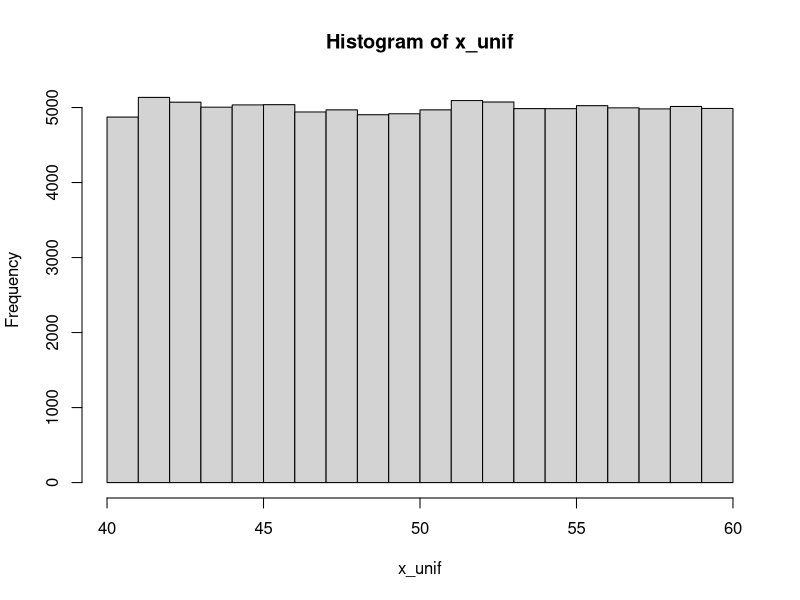
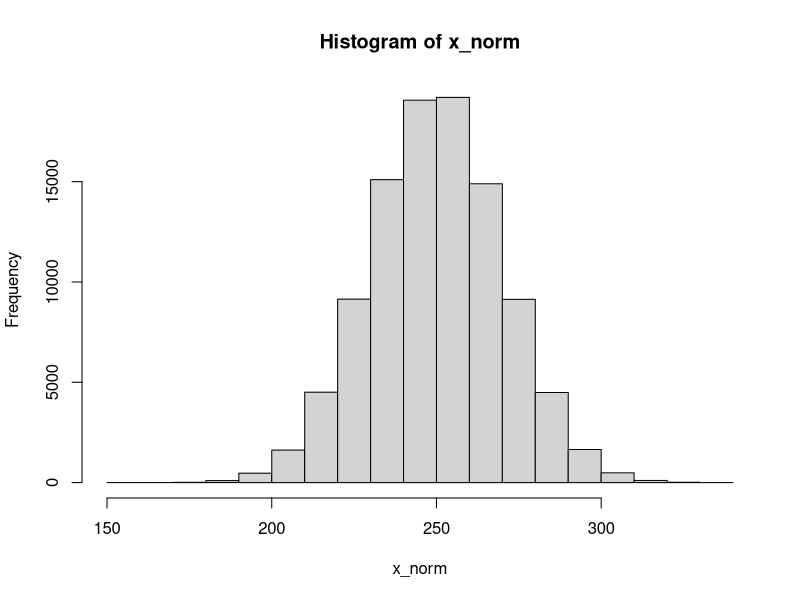

Generate these figures, in order, with R: (Note: this script raises an error after producing the figures.)
## ---- chunk 1
x <- 2
x
## ---- chunk 2
nums <- c(1,45,78)
cities <- c("Zürich", "上海", "Tehrān")
nums
cities
## ---- chunk 3
length(nums)
#如果无后续使用，没必要赋值一个变量；c(...)的计算结果就是一个向量，并直接传给`length()`函数
length(c("Guten Morgen")) 
## ---- chunk 4
cities_1 <- c("Zürich", "上海", "Tehrān")
cities_2 <- c("大阪", "Poznań", "Екатеринбу́рг")

cities <- c(cities_1, cities_2, c("Jyväskylä", "부산", "เชียงใหม่"))

cities
## ---- chunk 5
x <- c("one", "two", "three", "four", "five", "six", "seven", "eight", "nine")
x[3]
## ---- chunk 6
x[c(2,5,9)] # 第2个，第5个，第9个元素
## ---- chunk 7
1:10 #从左边的数（包含）到右边的数（包含），即1:10
## ---- chunk 8
x[3:6]
## ---- chunk 9
y <- 7:103 #复习一下赋值
y
## ---- chunk 10
rep(6, 8) # 把6重复8遍；或rep(6, times = 8)
## ---- chunk 11
rep(c(0, 7, 6, 1), 4) # 把(0, 7, 6, 1)重复4遍
## ---- chunk 12
rep(c(0, 7, 6, 1), each = 4) # 把0, 7, 6, 1各重复4遍
## ---- chunk 13
rep(c(0, 7, 6, 1), c(1, 2, 3, 4)) # 把0, 7, 6, 1分别重复1, 2, 3, 4遍
## ---- chunk 14
seq(0, 15, 2.5) # 其实是`seq(from = 0, to = 50, by = 5)`的简写
## ---- chunk 15
 seq(0, 50, length.out = 11) # 其实是`seq(from = 0, to = 50, length.out = 11)`的简写
## ---- chunk 16
x_unif <- runif(100000, 40, 60) # 生成100000个40到60之间，连续均匀分布的的随机数
hist(x_unif) # 画直方图
## ---- chunk 17
x_norm <- rnorm(100000, 250, 20) # 按照平均值为250，标准差为20的正态分布的概率密度函数生成100000个随机数
hist(x_norm) # 画直方图
## ---- chunk 18
x <- vector("numeric")
# 或`vector("integer")`, `vector("character")`等
class(x)
## ---- chunk 19
x <- integer(0)
# 或 x <- integer()
# 或`character(0)`, `numeric(0)`等
class(x)
## ---- chunk 20
x <- c(-10, 5, -89, 999, 84)
list(x = x, `sort(x)` = sort(x), `rank(x)` = rank(x), `order(x)` = order(x), `rev(sort(x))` = rev(sort(x)))
## ---- chunk 21
scores <- c(ochem = 79, math = 66, mcb = 64, blc = 75, bpc = 72)
scores
## ---- chunk 22
scores[c("math", "bpc")] == scores[c(2, 5)]
## ---- chunk 23
x <- c(4, 9, 25)
y <- c(8, 6, 3)
x + y
x * y # 在matlab中这样乘是不行的，要用`.*`，除法也是
sqrt(x)
## ---- chunk 24
class(6) # 6是一个（浮点）数，应为"numeric"
## ---- chunk 25
is.numeric(6)
is.character("6")
## ---- chunk 26
as.integer(c(TRUE, FALSE))
as.character(c(23, 90))
## ---- chunk 27
time_in_sec <- c(29.37, 28.66, 31.32, NA, 27.91, NA)
## ---- chunk 28
class(time_in_sec[4])
## ---- chunk 29
y <- c("a", "b", NA)
class(y[3])
class(NA)
## ---- chunk 30
x <- c("Joe", "Lynne", "Pat")
class(x) # 本应为"character"
class(x) <- c("high_school", "student") # 篡改
class(x) # 新class
## ---- chunk 31
class(3)
## ---- chunk 32
sqrt(3)^2-3
## ---- chunk 33
class(NaN)
class(Inf)
## ---- chunk 34
3.1e5
## ---- chunk 35
-1.2e-4+1.1e-5
## ---- chunk 36
class(2)
class(2L)
## ---- chunk 37
1:10 #公差为1的整数向量生成器，包含最小值和最大值
class(1:10)
seq(5,50,5) #自定义公差，首项，末项和公差可以不为整数
class(seq(5,50,5)) #因此产生的是一个浮点数向量
seq(5L,50L,5L) #可以强制生成整数
class(seq(5L,50L,5L)) #是�整数没错
## ---- chunk 38
x <- list(2L+1L, 2L-1L, 2L*3L, 17L%/%3L, 17L%%3L, 1000L/1L, 3L^4L, sqrt(4L), log(exp(5L)),factorial(5L),sin(0L))
for (num in x){
  print(num)
  print(class(num))
}

y <- c(8L/2L, 2L^3L)
## ---- chunk 39
class(2L+1L)
class(2L-1L)
class(2L*3L)
class(17L%/%3L)
class(17L%%3L)
## ---- chunk 40
class(1000L/1L)
class(3L^4L)
class(sqrt(4L))
class(log(exp(5L)))
class(factorial(5L))
## ---- chunk 41
exp(1)
## ---- chunk 42
log(exp(5))
## ---- chunk 43
log10(1000)
log2(128)
## ---- chunk 44
signif(12.3456789, 4)
## ---- chunk 45
signif(12.3, 8)
## ---- chunk 46
round(12.3456789, 3) # 保留3个小数位
## ---- chunk 47
round(13.5)
## ---- chunk 48
class(ceiling(7.4))
## ---- chunk 49
NA + NA
## ---- chunk 50
class(Inf); class(NaN)
## ---- chunk 51
knitr::include_graphics("img/graphics/t-distribution.png")
## ---- chunk 52
qt(0.975, df = 12)
## ---- chunk 53
p <- (1-(pt(2.2, df = 15)))*2
p
## ---- chunk 54
qt(0.975,9999999)
## ---- chunk 55
x <- c(2.23,2.24,2.34,2.31,2.35,2.27,2.29,2.26,2.25,2.21,2.29,2.34,2.32)
t.test(x, mu = 2.31)
## ---- chunk 56
x <- c(2.23,2.24,2.34,2.31,2.35,2.27,2.29,2.26,2.25,2.21,2.29,2.34,2.32)

t.test(x, mu = 2.31, alternative = "less") # 检验是否*less* than μ
## ---- chunk 57
x <- c(2.23,2.24,2.34,2.31,2.35,2.27,2.29,2.26,2.25,2.21,2.29,2.34,2.32)
y <- c(2.27,2.29,2.37,2.38,2.39,2.25,2.39,2.16,2.55,2.81,2.19,2.44,2.22)

t.test(x, y)
## ---- chunk 58
t.test(x, y, paired = TRUE)
## ---- chunk 59
expected_probs <- c(0.05, 0.1, 0.15, 0.2, 0.2, 0.3)
## ---- chunk 60
observed_vals <- c(6, 9, 14, 24, 18, 29)
## ---- chunk 61
chisq.test(observed_vals, p = expected_probs) # 参数p是指概率
## ---- chunk 62
chisq.test(observed_vals)
## ---- chunk 63
(社团参与 <- matrix(c(28,36,40,40,32,33,38,29,36), nrow = 3, dimnames = list(c("一年级", "二年级", "三年级"), c("棒球", "足球", "网球"))))
## ---- chunk 64
chisq.test(社团参与)
## ---- chunk 65
#其实还可以更精简，但是为了易读性不得不牺牲一点精简度。
Z <- matrix(rep(rnorm(1000000), 6), nrow = 6)^2

X <- Z^2

Q <- matrix(nrow = 6, ncol = 1000000)

for (i in (1+1):6) {
  Q[1,] = Z[1,]
  Q[i,] = Q[(i-1),] + Z[i,]
}

plot(NULL, xlim=c(0.23,6), ylim = c(0,1),
     main = expression(paste('X ~ ', chi^'2', '(k)')), 
     xlab = "x", 
     ylab= expression(f[k]*'(x)')
    )
colors <- c('blue', 'black', 'red', 'green', 'gray', 'orange')
for (i in 1:6) {
  lines(density(Q[i,]),
        col=colors[i],
        lwd=2)
}
legend('topright',c('k=1','k=2','k=3','k=4','k=5','k=6'),
       fill = colors)
## ---- chunk 66
class(c(TRUE,FALSE,NA))
## ---- chunk 67
x <- 5
x != 3 #x等于5，所以“x不等于3”为真
## ---- chunk 68
7 %in% c(1,4,5,6,7)
## ---- chunk 69
NA == NA
## ---- chunk 70
x <- NA
is.na(x)
## ---- chunk 71
!(3 < 4) # 这个例子很简单，反义符号意义不大。后面实操的时候才能领略到它的用处。
## ---- chunk 72
vals <- c(TRUE, FALSE, NA) 
names(vals) <- paste('[',as.character(vals),']',sep = '')
outer(vals, vals, "&")
## ---- chunk 73
outer(vals, vals, "|")
## ---- chunk 74
m <- 1:100 # 产生一个[1,2,3,...,99,100]的整数向量。上面讲过。
n <- vector("numeric")
for (i in n) {
  if (i %% 2 == 0) {
    n <- append(n, i^2)
  } else if (i == 51) {
    break
  }
}
n
## ---- chunk 75
logi = TRUE
num <- 1
while (num <= 100) {
  if (logi) {
    num = num + 10 # R 不支持 num += 5的简写
    print(num)
    logi = FALSE
  } else {
    num = num + 20
    print(num)
    logi = TRUE
  }
}

## ---- chunk 76
# 以下代码翻译成英语就是：If 1 + 1 = 2, print "hi". Else, print "bye".
# 或中文：如果一加一等于二，那么印出“hi”，否则印出“bye”.
if (1 + 1 == 2) { # 1 + 1 == 2 的运算结果是TRUE，因此“如果”成真
  print("hi") # 所以会执行`print("hi")`
} else {
  print("bye")
}
## ---- chunk 77
# 代码第一行中的FALSE可以替换成任何计算结果为FALSE的运算，
# 比如1 + 1 == 3；小括号内的计算过程不重要，
# 但运算结果必须为TRUE或FALSE（不可以是NA）
if (FALSE) { 
  print("hi")
} else { # 因为是FALSE，所以`else`里的语句被执行
  print("bye")
}
## ---- chunk 78
if (FALSE) { # 第一个`if`为FALSE
  print("hi")
} else if (FALSE) { # 检查下一个`else if`，也是FALSE
  print("yoo")
} else if (TRUE) { # 再检查下一个`else if`，这次是TRUE
  print("hey") # 所以执行`print("hey")`
} else {
  print("bye") # 而轮不到else
}
## ---- chunk 79
# 以下代码翻译成英文就是: for every element i in c(2, 4, 6, 8): 
# assign i^2 to n, then print n
# 中文：对c(2, 4, 6, 8)`中的每一个元素i：
# 创建一个n使得n等于i的平方，然后印出n
for (i in c(2, 4, 6, 8)) { # i可以是任何你想要的名字，比如num
  n <- i^2 # 如果上一行是 for (num in ..., 这一行就要写成 n <- num^2
  print(n)
}
## ---- chunk 80
x <- vector(mode = "numeric") # 创建一个空的numeric vector
for (m in 1:10) {
  if (m %% 2 == 0) {
    x <- append(x, m)
  }
}

x
## ---- chunk 81
M <- c(1, 2, 3 ,4 ,5)
N <- c(10, 100, 1000)

x <- vector("numeric")
for (m in M) {
  for (n in N) { # 在一个for循环中嵌入另一个for循环
    x <- append(x, m*n)
  }
}

x
## ---- chunk 82
x <- 1
while (x < 10) { # 当x<10的时候，执行大括号内的语句
  print(x)
  x <- x + 3 # 一定要让x的值增加，否则会进入无限循环
}
## ---- chunk 83
for (i in 1:10) {
  if (i == 3) {
    next # 当i == 3时，跳过它，继续（最近的）for循环的下一个回合
  } else if (i == 6) {
    break # 当i == 6时，结束（最近的）for循环
  } 
  print(i) # 只有当if和else if里的检验都为FALSE时，`print(i)`才会执行。
}
## ---- chunk 84
M <- c(1, 2, 3, 4, 5)

x <- vector("numeric")
for (m in M) {
  while (TRUE) { # 原本while(TRUE){}将会是一个无限循环（判定条件永远TRUE）
    x <- append(x, 2*m)
    break # break打破了最近的这个while循环，而不影响for循环。
  }
}

x
## ---- chunk 85
lapply(c(1, 2, 3), function(i) i*10) # vector
lapply(list(1, 2, 3), function(i) i*10) # list
## ---- chunk 86
lapply(list(c(1, 2), c(4, 6), c(7, 9)), function(i) i*10)
## ---- chunk 87
rep(1:4, each = 3)
## ---- chunk 88
rep(1:4, 3)
## ---- chunk 89
Map(rep, 1:4, 3)
## ---- chunk 90
Map(seq, c(1, 5, 20), c(5, 25, 100), length.out = 5)
## ---- chunk 91
Map(rep, list(c(8, 9), c(6, 7)), 3)
## ---- chunk 92
lapply(list(c(8, 9), c(6, 7)), function(x) rep(x, 3))
## ---- chunk 93
rep(1:4, rep(3, 4))
## ---- chunk 94
require(doParallel)
## ---- chunk 95
library(doParallel)
getDoParWorkers() # 查看R当前使用的内核数量；默认应为1
detectCores() # 查看可用内核总数
## ---- chunk 96
registerDoParallel(4) # 设置内核数量
getDoParWorkers() # 再次检查内核数量
## ---- chunk 97
sample <- c(5.1, 5.2, 4.5, 5.3, 4.3, 5.5, 5.7)
# 根据传统，赋值变量时用`<-`号，赋值函数参数时才用`=`
t.test(x = sample, mu = 4.5)
## ---- chunk 98
"+"(2, 3)
## ---- chunk 99
"["(c("四川担担面", "武汉热干面", "兰州牛肉面", "北京炸酱面"), 2)
## ---- chunk 100
sum        (
 # 4   
        4 # 我怕不是
,              #疯了哦
            6
  
  )
## ---- chunk 101
seq(0, 25, l = 11)
## ---- chunk 102
函数名 <- function(参数1, 参数2, ...){
  对参数1和参数2
  进行
  一系列
  一行或者多行
  计算
  return(计算结果)
}
## ---- chunk 103
SE <- function(x) {
  s <- sd(x)
  n <- length(x)
  result <- s/sqrt(n)
  return(result)
}
# 随后，你就可以使用自定义的函数了
SE(c(5,6,5,5,4,5,6,6,5,4,5,3,8)) 
## ---- chunk 104
SE <- function(x) {
  s <- sd(x)
  n <- length(x)
  s/sqrt(n) # 注意不是`result <- s/sqrt(n)`
}
SE(c(5,6,5,5,4,5,6,6,5,4,5,3,8)) 
## ---- chunk 105
# 这是随手写的一个没有意义的函数
myfunc <- function(i){
  k <- 8
  if (i>3) {
    j <- -i
    while(j < 20){
      k <- k + i + j
      j <- j+5
    }
    return(k)
  } else {
    if (i %% 2 == 0) {
      return(5)
    } else return(k*i)
  }
}
myfunc(6)
## ---- chunk 106
sapply(1:5, function(x) x^2)
## ---- chunk 107
'%el%' <- function(x, y) pi*x*y

2 %el% 5
## ---- chunk 108
myfunc <- function(){
  a = 5
  function(){
    b = 10
    return(a*b)
  }
}
# 执行myfunc()的时候，默认结果为最后一句/一行，在这里应为内函数：
myfunc()

# 既然`myfunc()`的结果是一个函数，那么在后面再加上一个括号就是执行内函数了；内函数可以使用外函数中所定义的变量（比如这里使用了外函数的`a = 5`）
myfunc()()
## ---- chunk 109

speak <- function(x){
  x()$speak
}

speak(cat)

## ---- chunk 110
Cat <- function(name){
  name = name
  binomial_name <- "Felis catus"
  speak <- "Meow"
  greet <- function(time = "not_specified"){
    intro <- paste("my name is", name)
    if(time == "morning") print(paste("Good morning,", intro))
    if(time == "afternoon") print(paste("Good afternoon,", intro))
    if(time == "evening") print(paste("Good evening,", intro)) 
    if(time == "not_specified") print(paste("Hi,", intro))
  }
    paste("Hi, my name is ", name)
  list(name = name, binomial_name = binomial_name, speak = speak, greet = greet)
}

Felix <- Cat("Felix")
Felix$name
Felix$greet("morning")
## ---- chunk 111
Pet <- function(name = NA, common_name = NA, binomial_name = NA, speak = NA){
  name <- name
  common_name <- common_name
  binomial_name <- binomial_name
  speak <- speak
  greet <- function(time = "not_specified"){
    intro <- paste("I'm a", common_name, "and my name is", name)
    if(time == "morning") print(paste("Good morning,", intro))
    if(time == "afternoon") print(paste("Good afternoon,", intro))
    if(time == "evening") print(paste("Good evening,", intro)) 
    if(time == "not_specified") print(paste("Hi,", intro))
  }
    paste("Hi, my name is ", name)
  list(name = name, common_name = common_name, binomial_name = binomial_name, speak = speak, greet = greet)
}


Turtle <- function(name = NA){
  Pet(name, "turtle", "Trachemys scripta elegans") # 实现inheritance # 龟没有叫声
}

Cat <- function(name = NA, sterilized = NA){
  sterilized <- sterilized # 猫可能绝育 # 新增attribute，实现了广义的polymorphism
  PetAaM <- Pet(name, "cat", "Felis catus", "Meow")
  CatOnlyAaM <- list(sterilized = sterilized)
  c(PetAaM, CatOnlyAaM)
}

# 实现了Python语境中的polymorphism
greet <- function(pet, time = "not_specified"){
  pet$greet(time)
}

binomial_name <- function(pet){
  pet$binomial_name
}
## ---- chunk 112
Felix <- Cat("Felix", "TRUE")
Kazuya <- Turtle("Kazuya")

Felix$binomial_name
Kazuya$greet("afternoon")
greet(Felix, "morning")
sapply(list(Kazuya, Felix), binomial_name)
## ---- chunk 113
my_func <- function(arg1, arg2 = 100, ...){
  other_args <- list(...)
  print(arg1)
  print(arg2)
  print(other_args)
}

my_func("foo", cities = c("崇阳", "Αθήνα", "つがる"), nums = c(3,4,6))
## ---- chunk 114
x <- vector('numeric')
system.time(
  for (i in 1:50){
    for (j in 1:100) {
      x <- append(x, i*j)
    }
  }
)
## ---- chunk 115
y <- list(1, c("a","あ"), list(1+3i, c(FALSE, NA, TRUE)), 
          tibble(x = c("阿拉木图", "什切青"), y = c(2, 3)),
          t.test)
y
## ---- chunk 116
y[2] # 使用单方括号，得到的是一个只有一个list元素的list
y[[2]] # 使用双方括号，得到的是一个vector
y[[3]][[2]] # 得到的也是一个vector；父list的索引在前，子list的在后
y[[3]] # 这个位置包含两个子list，因此得到一个有两个list元素的list
y[[3]][[2]][2] # 得到vector时，直接在后面用单方括号
## ---- chunk 117
z <- list(c(1, 3), z2 = c(4, 5, 6), c("a", "b"))
z # `[[2]]`被`$z2`所取代
z$z2 == z[[2]] # `z[[2]]`仍然是可用的，结果和`z$z2`一样
## ---- chunk 118
list(list(1, 2), list(3, 4))
## ---- chunk 119
A <- list("a", 1, TRUE); B <- list(5+8i, NA, 4L)
C1 <- unlist(list(A, B), recursive = FALSE); C2 <- c(A, B)
identical(C1, C2)
## ---- chunk 120
A <- 1:48 #创建一个(1,2,3,...24)的numeric vector
dim(A) <- c(6,8) #给A assign一个6乘4的dimensions
A
## ---- chunk 121
is.array(A)
is.matrix(A)
## ---- chunk 122
A[5,3]
## ---- chunk 123
A[3,]
## ---- chunk 124
A[,4]
## ---- chunk 125
dim(A) <- c(2,8,3)
A
## ---- chunk 126
dim(A) <- c(3,4,2,2)
A
## ---- chunk 127
A[ ,3 , , ] #每个矩阵第3列的数据，即所有第二个维度为3的数值
## ---- chunk 128
B <- runif(90, 0, 1) #从均匀分布中取100个0到1之间的数
dim(B) <- c(6, 5, 3) #注意顺序
B
## ---- chunk 129
dimnames(B) <- list(paste("trial.", 1:6), c('P. falciparum', 'P. malariae', 'P. ovale', 'P. vivax', 'P. knowlesi'), c('chloroquine', 'artemisinin', 'doxycycline'))
B
